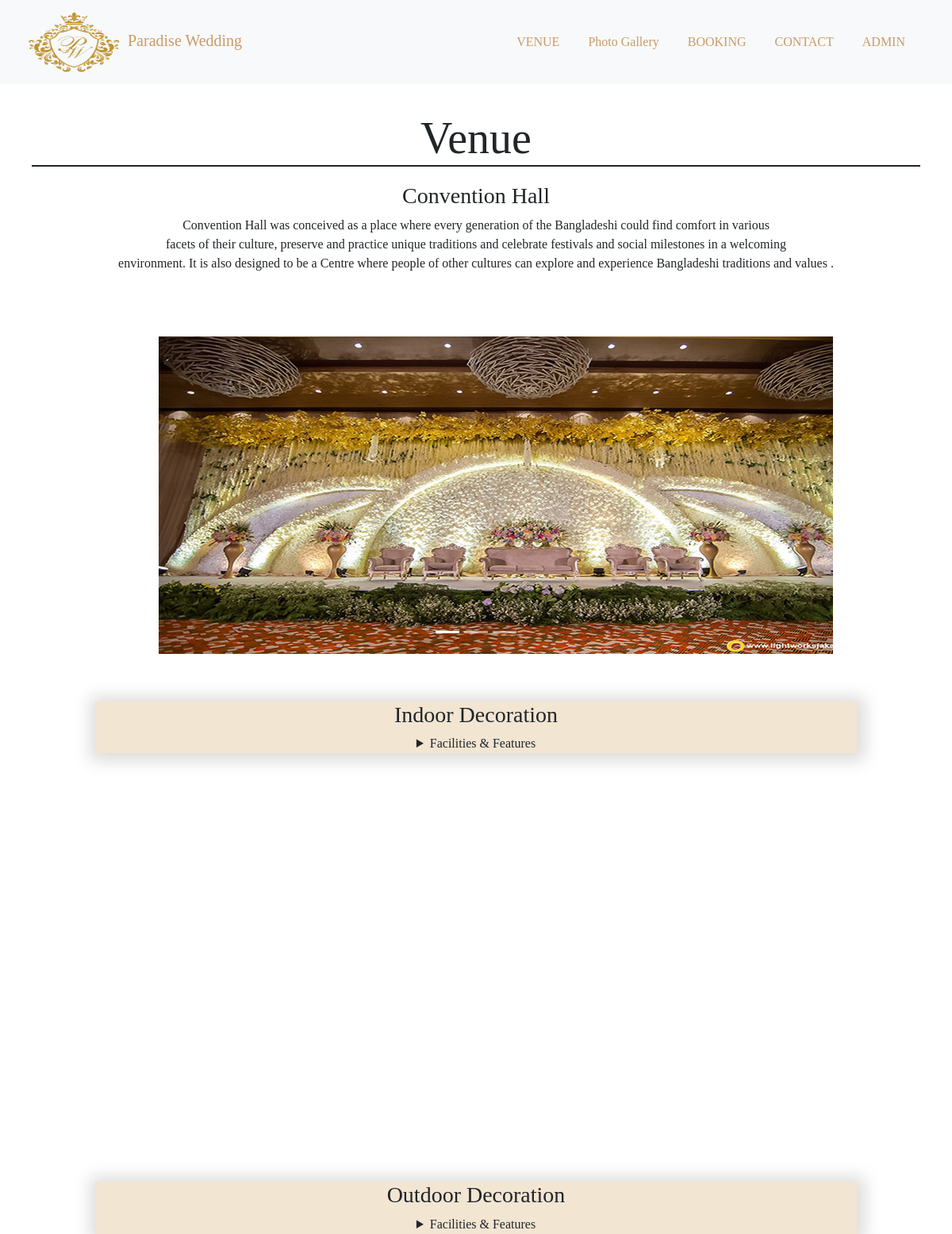
Page /venue.php on the committed database.
### tables this page shows
CREATE TABLE `venue` (
  `venueID` int(11) NOT NULL,
  `venueName` varchar(255) NOT NULL,
  `firstImage` varchar(255) NOT NULL,
  `secondImage` varchar(255) NOT NULL,
  `thirdImage` varchar(255) NOT NULL,
  `venueFacilities` text NOT NULL
);

### venue.php (the view, shortened to what this page needs)
<?php
include_once("php/db_connect.php");
    $sql ="select * from venue;";
    $result = mysqli_query($link,$sql);
 ?>
<!DOCTYPE html>
<html lang="en" dir="ltr">
  <head>
    <link rel="stylesheet" href="css/bootstrap.min.css" />
    <link rel="stylesheet" href="css/home.css" />
    <link rel="stylesheet" href="css/venue.css" />
  </head>
  <body>
    <?php include 'php/slider.php'; ?>
      <div class="venue-page">
        <div id=heading class="col-12">
          <h1 class="display-4">Venue</h1>
        </div>
        <div class="hall">
          <h3>Convention Hall</h3>
          <p>Convention Hall was conceived as a place where every generation of the Bangladeshi could find  comfort in various <br> facets of their culture,
            preserve and practice unique traditions and celebrate festivals and social milestones  in a welcoming <br> environment. It is also designed
             to be a Centre where people of other cultures can explore and experience Bangladeshi traditions and values .</p>
        </div>
        <div class="details">
            <?php
            $i=1;
            while ($row = mysqli_fetch_assoc($result)) {
              echo"
              <div id='slides{$i}' style='margin: 80px 150px 60px' class='carousel slide' data-ride='carousel'>
                <ul class='carousel-indicators'>
                  <li data-target='#slides{$i}' data-slide-to='0' class='active'></li>
                  <li data-target='#slides{$i}' data-slide-to='1'></li>
                  <li data-target='#slides{$i}' data-slide-to='2'></li>
                </ul>
                <div class='carousel-inner'>
              <div class='carousel-item active'>
              <img id='Image' src='images/{$row['firstImage']}'>
              </div>
              <div class='carousel-item'>
              <img id='Image' src='images/{$row['secondImage']}'>
              </div>
              <div class='carousel-item'>
              <img id='Image' src='images/{$row['thirdImage']}'>
              </div>
              </div>
              </div>
              <div class='detailvenue'>
              <h3>{$row['venueName']}</h3>
              <details id='facilities' >
              <summary>Facilities & Features</summary>
              <div id='inner'>{$row['venueFacilities']}</div>
              </details>
              </div>
              ";
              $i++;
            }
            ?>
        </div>
      </div>
  </body>
</html>

### css/home.css (style rules this page uses)
html, body { height: 100%; width: 100%; font-family: serif; margin: 0px; padding: 0px; }

### css/venue.css (style rules this page uses)
html, body { height: 100%; width: 100%; font-family: serif; margin: 0px; padding: 0px; }
#heading h1 { text-align: center; margin: 35px 25px 0px; border-bottom: 2px solid; }
#Image { margin: 0px 50px 0px; }
.detailvenue { padding: 0px 30px; margin: 0px 120px 80px; text-align: center; background-color: #F2E5D2; box-shadow: 2px 2px 20px 8px #DBDBDB; }
.hall { text-align: center; padding-top: 20px; }

### rows in the picture
venue: firstImage (picture), venueName "Indoor Decoration"
venue: firstImage (picture), venueName "Outdoor Decoration"
